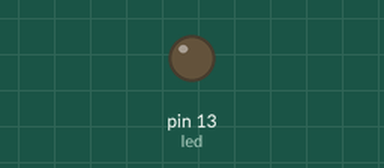
The sketch below on a simulated Arduino Uno, built with avr-gcc and run on an emulated ATmega328P. Shown: output pins drawn as LEDs (lit = HIGH).

Above: at 0.7 s.
At 2.1 s:
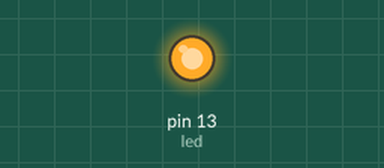
Timing chart, 0 to 5.2 s (numbered marks = the images above):
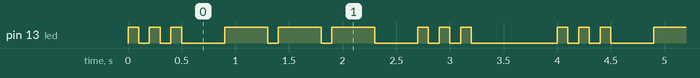

The sketch:

Pratica_02_Codigo_Morse.ino
```cpp
// Curso de Introdução a Sistemas Embarcados com Arduino
// Prof. Felipe N. Martins
// www.nossosrobos.blogspot.com
//
// Prática 2 - Codigo Morse
// Objetivo: Usar o LED do pino 13 para emitir SOS em código Morse
// S = ...
// O = ---

int led = 13;

void setup() {
  pinMode(led, OUTPUT);
}

// the loop routine runs over and over again forever:
void loop() {

// S
  digitalWrite(led, HIGH);
  delay(100);
  digitalWrite(led, LOW);
  delay(100);

  digitalWrite(led, HIGH);
  delay(100);
  digitalWrite(led, LOW);
  delay(100);

  digitalWrite(led, HIGH);
  delay(100);
  digitalWrite(led, LOW);
  delay(400);

// O
  digitalWrite(led, HIGH);
  delay(400);
  digitalWrite(led, LOW);
  delay(100);

  digitalWrite(led, HIGH);
  delay(400);
  digitalWrite(led, LOW);
  delay(100);

  digitalWrite(led, HIGH);
  delay(400);
  digitalWrite(led, LOW);
  delay(400);

// S
  digitalWrite(led, HIGH);
  delay(100);
  digitalWrite(led, LOW);
  delay(100);

  digitalWrite(led, HIGH);
  delay(100);
  digitalWrite(led, LOW);
  delay(100);

  digitalWrite(led, HIGH);
  delay(100);
  digitalWrite(led, LOW);
  delay(800);
}
```

Measured:
- by itself, pin 13 (led): repeats every 4.0 s: 2 × (LOW 0.10 s, HIGH 0.10 s), LOW 0.40 s, 2 × (HIGH 0.40 s, LOW 0.10 s), HIGH 0.40 s, LOW 0.40 s, 2 × (HIGH 0.10 s, LOW 0.10 s), HIGH 0.10 s, LOW 0.80 s, HIGH 0.10 s
- by itself, everything shown: repeats every 4.0 s, in 18 steps
